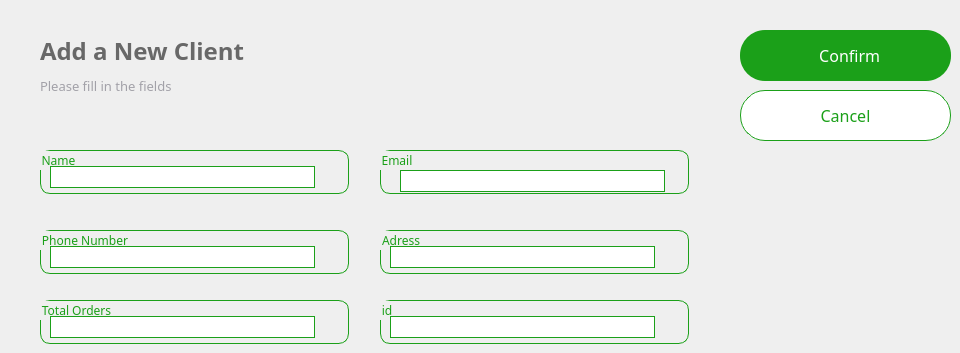
     <widget class="QWidget" name="add_client_2">
      <widget class="QGroupBox" name="name_emp">
       <property name="geometry">
        <rect>
         <x>40</x>
         <y>150</y>
         <width>309</width>
         <height>44</height>
        </rect>
       </property>
       <property name="font">
        <font>
         <family>Lexend Light</family>
        </font>
       </property>
       <property name="styleSheet">
        <string notr="true">border-radius:10px;
border-color: rgb(27, 160, 25);
border-width : 1.2px;
border-style:solid;
color: rgb(27, 160, 25);
</string>
       </property>
       <property name="title">
        <string>Name</string>
       </property>
       <property name="alignment">
        <set>Qt::AlignLeading|Qt::AlignLeft|Qt::AlignTop</set>
       </property>
       <property name="flat">
        <bool>false</bool>
       </property>
       <property name="checkable">
        <bool>false</bool>
       </property>
       <widget class="QLineEdit" name="name_cl">
        <property name="geometry">
         <rect>
          <x>10</x>
          <y>16</y>
          <width>265</width>
          <height>22</height>
         </rect>
        </property>
        <property name="styleSheet">
         <string notr="true">border-radius:0px;
border-color: rgb(27, 160, 25);
border-width : 0x;
color:grey;</string>
        </property>
        <property name="text">
         <string/>
        </property>
        <property name="echoMode">
         <enum>QLineEdit::Normal</enum>
        </property>
       </widget>
      </widget>
      <widget class="QLabel" name="Sub_title_4">
       <property name="geometry">
        <rect>
         <x>40</x>
         <y>70</y>
         <width>291</width>
         <height>31</height>
        </rect>
       </property>
       <property name="font">
        <font>
         <family>Lexend Light</family>
         <pointsize>10</pointsize>
        </font>
       </property>
       <property name="cursor">
        <cursorShape>PointingHandCursor</cursorShape>
       </property>
       <property name="layoutDirection">
        <enum>Qt::LeftToRight</enum>
       </property>
       <property name="styleSheet">
        <string notr="true">background-color:transparent;
color: #A2A1A8;
border:none;</string>
       </property>
       <property name="text">
        <string>Please fill in the fields</string>
       </property>
       <property name="alignment">
        <set>Qt::AlignLeading|Qt::AlignLeft|Qt::AlignVCenter</set>
       </property>
      </widget>
      <widget class="QLabel" name="Title_4">
       <property name="geometry">
        <rect>
         <x>40</x>
         <y>40</y>
         <width>381</width>
         <height>21</height>
        </rect>
       </property>
       <property name="font">
        <font>
         <family>Lexend</family>
         <pointsize>18</pointsize>
         <bold>true</bold>
        </font>
       </property>
       <property name="styleSheet">
        <string notr="true">color: rgb(104, 104, 104);
border:none;</string>
       </property>
       <property name="text">
        <string>Add a New Client</string>
       </property>
      </widget>
      <widget class="QGroupBox" name="phone_emp">
       <property name="geometry">
        <rect>
         <x>40</x>
         <y>230</y>
         <width>309</width>
         <height>44</height>
        </rect>
       </property>
       <property name="font">
        <font>
         <family>Lexend Light</family>
        </font>
       </property>
       <property name="styleSheet">
        <string notr="true">border-radius:10px;
border-color: rgb(27, 160, 25);
border-width : 1.2px;
border-style:solid;
color: rgb(27, 160, 25);
</string>
       </property>
       <property name="title">
        <string>Phone Number</string>
       </property>
       <property name="alignment">
        <set>Qt::AlignLeading|Qt::AlignLeft|Qt::AlignTop</set>
       </property>
       <property name="flat">
        <bool>false</bool>
       </property>
       <property name="checkable">
        <bool>false</bool>
       </property>
       <widget class="QLineEdit" name="phone_cl">
        <property name="geometry">
         <rect>
          <x>10</x>
          <y>16</y>
          <width>265</width>
          <height>22</height>
         </rect>
        </property>
        <property name="styleSheet">
         <string notr="true">border-radius:0px;
border-color: rgb(27, 160, 25);
border-width : 0x;
color:grey;</string>
        </property>
        <property name="text">
         <string/>
        </property>
        <property name="echoMode">
         <enum>QLineEdit::Normal</enum>
        </property>
       </widget>
      </widget>
      <widget class="QGroupBox" name="adress">
       <property name="geometry">
        <rect>
         <x>380</x>
         <y>230</y>
         <width>309</width>
         <height>44</height>
        </rect>
       </property>
       <property name="font">
        <font>
         <family>Lexend Light</family>
        </font>
       </property>
       <property name="styleSheet">
        <string notr="true">border-radius:10px;
border-color: rgb(27, 160, 25);
border-width : 1.2px;
border-style:solid;
color: rgb(27, 160, 25);
</string>
       </property>
       <property name="title">
        <string>Adress</string>
       </property>
       <property name="alignment">
        <set>Qt::AlignLeading|Qt::AlignLeft|Qt::AlignTop</set>
       </property>
       <property name="flat">
        <bool>false</bool>
       </property>
       <property name="checkable">
        <bool>false</bool>
       </property>
       <widget class="QLineEdit" name="adress_cl">
        <property name="geometry">
         <rect>
          <x>10</x>
          <y>16</y>
          <width>265</width>
          <height>22</height>
         </rect>
        </property>
        <property name="styleSheet">
         <string notr="true">border-radius:0px;
border-color: rgb(27, 160, 25);
border-width : 0x;
color:grey;</string>
        </property>
        <property name="text">
         <string/>
        </property>
        <property name="echoMode">
         <enum>QLineEdit::Normal</enum>
        </property>
       </widget>
      </widget>
      <widget class="QPushButton" name="confirm_client">
       <property name="geometry">
        <rect>
         <x>740</x>
         <y>30</y>
         <width>211</width>
         <height>51</height>
        </rect>
       </property>
       <property name="styleSheet">
        <string notr="true">QPushButton{
background:#1ba019;
border-radius:25px;
color:white;
font-family: Lexend;
font-size:16px;
}
QPushButton:hover
{
background:#00b521;
color:white;
border-left:3px solid #1BA019 ; 
border-color:none;
border-radius:25px;




}
QPushButton:pressed
{
background:#013220;
color:black;
border-radius:25px;
color:white;
font-family: Lexend;
font-size:16px;
border-radius:10px;
border-left:3.5px solid #1BA019 ; 


/*background: qlineargradient(x1: 0, y1: 0, x2: 0, y2: 1,
                                stop: 0 #ffffff, stop: 1 #dcdcdc);*/
}</string>
       </property>
       <property name="text">
        <string>  Confirm</string>
       </property>
       <property name="icon">
        <iconset>
         <normalon>:/images/add-circle.png</normalon>
        </iconset>
       </property>
       <property name="iconSize">
        <size>
         <width>200</width>
         <height>200</height>
        </size>
       </property>
      </widget>
      <widget class="QGroupBox" name="email_emp">
       <property name="geometry">
        <rect>
         <x>380</x>
         <y>150</y>
         <width>309</width>
         <height>44</height>
        </rect>
       </property>
       <property name="font">
        <font>
         <family>Lexend Light</family>
        </font>
       </property>
       <property name="styleSheet">
        <string notr="true">border-radius:10px;
border-color: rgb(27, 160, 25);
border-width : 1.2px;
border-style:solid;
color: rgb(27, 160, 25);
</string>
       </property>
       <property name="title">
        <string>Email</string>
       </property>
       <property name="alignment">
        <set>Qt::AlignLeading|Qt::AlignLeft|Qt::AlignTop</set>
       </property>
       <property name="flat">
        <bool>false</bool>
       </property>
       <property name="checkable">
        <bool>false</bool>
       </property>
       <widget class="QLineEdit" name="email_cl">
        <property name="geometry">
         <rect>
          <x>20</x>
          <y>20</y>
          <width>265</width>
          <height>22</height>
         </rect>
        </property>
        <property name="styleSheet">
         <string notr="true">border-radius:0px;
border-color: rgb(27, 160, 25);
border-width : 0x;
color:grey;</string>
        </property>
        <property name="text">
         <string/>
        </property>
        <property name="echoMode">
         <enum>QLineEdit::Normal</enum>
        </property>
       </widget>
      </widget>
      <widget class="QGroupBox" name="name_emp_2">
       <property name="geometry">
        <rect>
         <x>40</x>
         <y>300</y>
         <width>309</width>
         <height>44</height>
        </rect>
       </property>
       <property name="font">
        <font>
         <family>Lexend Light</family>
        </font>
       </property>
       <property name="styleSheet">
        <string notr="true">border-radius:10px;
border-color: rgb(27, 160, 25);
border-width : 1.2px;
border-style:solid;
color: rgb(27, 160, 25);
</string>
       </property>
       <property name="title">
        <string>Total Orders</string>
       </property>
       <property name="alignment">
        <set>Qt::AlignLeading|Qt::AlignLeft|Qt::AlignTop</set>
       </property>
       <property name="flat">
        <bool>false</bool>
       </property>
       <property name="checkable">
        <bool>false</bool>
       </property>
       <widget class="QLineEdit" name="total_ord">
        <property name="geometry">
         <rect>
          <x>10</x>
          <y>16</y>
          <width>265</width>
          <height>22</height>
         </rect>
        </property>
        <property name="styleSheet">
         <string notr="true">border-radius:0px;
border-color: rgb(27, 160, 25);
border-width : 0x;
color:grey;</string>
        </property>
        <property name="text">
         <string/>
        </property>
        <property name="echoMode">
         <enum>QLineEdit::Normal</enum>
        </property>
       </widget>
      </widget>
      <widget class="QGroupBox" name="name_emp_3">
       <property name="geometry">
        <rect>
         <x>380</x>
         <y>300</y>
         <width>309</width>
         <height>44</height>
        </rect>
       </property>
       <property name="font">
        <font>
         <family>Lexend Light</family>
        </font>
       </property>
       <property name="styleSheet">
        <string notr="true">border-radius:10px;
border-color: rgb(27, 160, 25);
border-width : 1.2px;
border-style:solid;
color: rgb(27, 160, 25);
</string>
       </property>
       <property name="title">
        <string>id</string>
       </property>
       <property name="alignment">
        <set>Qt::AlignLeading|Qt::AlignLeft|Qt::AlignTop</set>
       </property>
       <property name="flat">
        <bool>false</bool>
       </property>
       <property name="checkable">
        <bool>false</bool>
       </property>
       <widget class="QLineEdit" name="id">
        <property name="geometry">
         <rect>
          <x>10</x>
          <y>16</y>
          <width>265</width>
          <height>22</height>
         </rect>
        </property>
        <property name="styleSheet">
         <string notr="true">border-radius:0px;
border-color: rgb(27, 160, 25);
border-width : 0x;
color:grey;</string>
        </property>
        <property name="text">
         <string/>
        </property>
        <property name="echoMode">
         <enum>QLineEdit::Normal</enum>
        </property>
       </widget>
      </widget>
      <widget class="QPushButton" name="cancel">
       <property name="geometry">
        <rect>
         <x>740</x>
         <y>90</y>
         <width>211</width>
         <height>51</height>
        </rect>
       </property>
       <property name="styleSheet">
        <string notr="true">*{
border-radius:25px;
color:#1ba019;
font-family: Lexend;
font-size:16px;
border-color: rgb(27, 160, 25);
border-width : 1.2px;
border-style:solid;
background-color:white;
}
QPushButton:hover
{
background:white;
color:#00b521;
border-left:3px solid #00b521 ; 
border-color:none;
border-radius:25px;
}
QPushButton:pressed
{
background:#013220;
color:#1ba019;
border-radius:25px;
font-family: Lexend;
font-size:16px;
border-left:3.2px solid #1BA019 ; 


/*background: qlineargradient(x1: 0, y1: 0, x2: 0, y2: 1,
                                stop: 0 #ffffff, stop: 1 #dcdcdc);*/
}</string>
       </property>
       <property name="text">
        <string>Cancel</string>
       </property>
       <property name="iconSize">
        <size>
         <width>200</width>
         <height>200</height>
        </size>
       </property>
       <property name="autoRepeatInterval">
        <number>100</number>
       </property>
      </widget>
     </widget>
